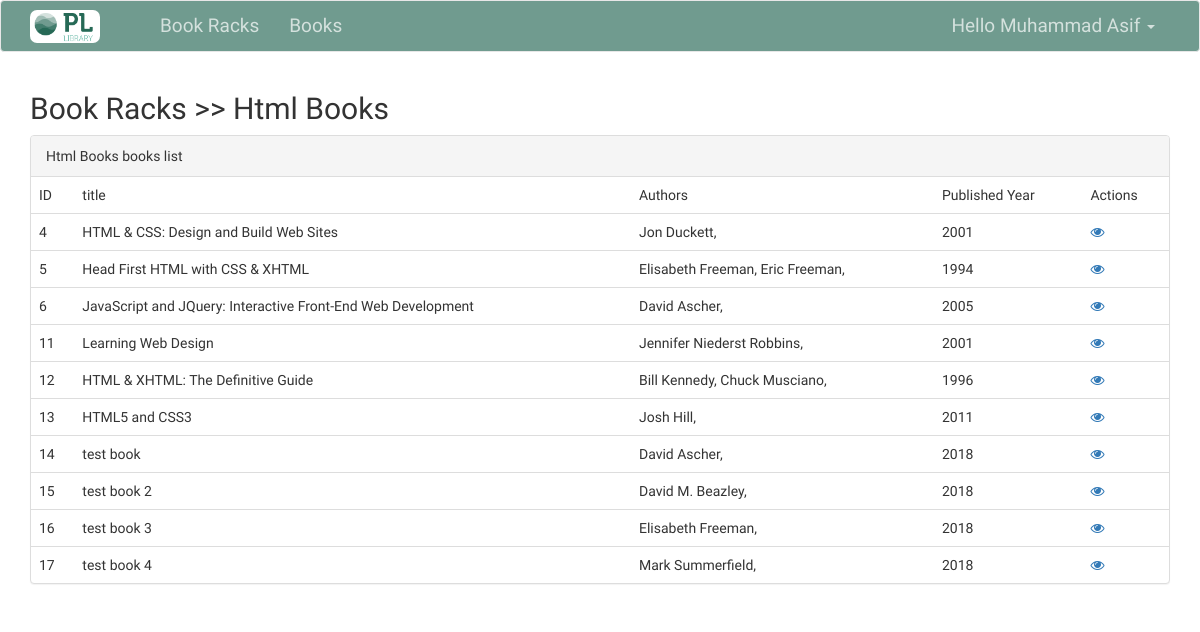
The page /book/racks/html-books/ (signed in) on the database its author committed.
### bookracks/models.py (models this page shows, shortened)
class DefaultModel(models.Model):
    created = models.DateTimeField(auto_now_add=True)
    modified = models.DateTimeField(auto_now=True)
    class Meta:
        abstract = True

class BookRack(DefaultModel):
    name = models.CharField(null=False, blank=False, max_length=255)
    slug = models.SlugField(null=True, blank=True, max_length=255, unique=True)
    description = models.TextField(null=True, blank=True)

class Book(DefaultModel):
    book_rack = models.ForeignKey(BookRack, on_delete=models.CASCADE)
    title = models.CharField(null=False, blank=False, max_length=255)
    slug = models.SlugField(null=True, blank=True, max_length=255, unique=True)
    authors = models.ManyToManyField(Author)
    published_year = models.CharField(max_length=50)
    cover_url = models.URLField(null=True, blank=True, max_length=255)

class Author(DefaultModel):
    name = models.CharField(max_length=200)
    slug = models.SlugField(null=True, blank=True, max_length=255, unique=True)

### bookracks/views.py (the view)
# urls.py: path('racks/<str:slug>/', views.RacksDetailView.as_view(), name="racks_detail"),
class RacksDetailView(LoginRequiredMixin, DetailView):
    template_name = 'bookracks/racks/detail.html'
    model = BookRack

### templates/bookracks/racks/detail.html
{% extends 'base.html' %}
{% block content %}
    <h2>Book Racks >> {{ object.name }}</h2>
    <div class="panel panel-default">
        <div class="panel-heading">{{ object.name }} books list</div>
        <div class="panel-body" style="padding: 0">
            <table class="table tabel-hover" style="margin-bottom: 0px">
                <thead>
                <tr>
                    <td>ID</td>
                    <td>title</td>
                    <td>Authors</td>
                    <td>Published Year</td>
                    <td>Actions</td>
                </tr>
                </thead>
                <tbody>
                {% for book in object.book_set.all %}
                    <tr>
                        <td>{{ book.id }}</td>
                        <td>{{ book.title }}</td>
                        <td>
                            {% for author in book.authors.all %}
                                {{ author.name }},
                            {% endfor %}
                        </td>
                        <td>{{ book.published_year }}</td>
                        <td>
                            <a href=""><i class="fa fa-eye"></i></a>
                        </td>
                    </tr>
                {% endfor %}
                </tbody>
            </table>
        </div>
    </div>
{% endblock %}

### templates/base.html (shortened to what this page needs)
{% load static %}
<!DOCTYPE html>
<html lang="en">
<head>
    <link href="https://stackpath.bootstrapcdn.com/bootstrap/3.3.7/css/bootstrap.min.css" rel="stylesheet">
    <link href="https://stackpath.bootstrapcdn.com/font-awesome/4.7.0/css/font-awesome.min.css" rel="stylesheet">
    <link href="{% static 'css/style.css' %}" type="text/css" rel="stylesheet">
</head>
<body>
<nav class="navbar navbar-default">
    <div class="container container-fluid">
        <div class="navbar-header">
            <a class="navbar-brand" href="/" style="width: 130px">
                <img src="{% static 'images/pl-lib.png' %}">
            </a>
        </div>
        <div id="navbar" class="navbar-collapse collapse">
            <ul class="nav navbar-nav">
                <li><a href="{% url 'racks:racks_list' %}">Book Racks</a></li>
                <li><a href="{% url 'racks:books_list' %}">Books</a></li>
            </ul>
            <ul class="nav navbar-nav navbar-right">
                <li class="dropdown">
                    <a href="#" class="dropdown-toggle" data-toggle="dropdown" role="button" aria-haspopup="true" aria-expanded="false">
                        Hello {{ request.user.first_name }} <span class="caret"></span>
                    </a>
                </li>
            </ul>
        </div>
    </div>
</nav>
<div class="container">
    {% block content %}{% endblock %}
</div>
</body>
</html>

### librarysys/public/css/style.css (style rules this page uses)
body { font-family: 'Crete Round', serif; }
.navbar-default { background-color: #709b8f; border-color: #e7e7e7; }
.navbar-brand img { width: 70px; position: absolute; top: 9px; border-radius: 7px; }
.navbar-default .navbar-nav>li>a { color: #d4e1dd; font-size: 19px; }

### rows shown on the page
BookRack: name "Html Books"
Book: id "4", title "HTML & CSS: Design and Build Web Sites", published_year "2001"
Author: name "Jon Duckett"
Book: id "5", title "Head First HTML with CSS & XHTML", published_year "1994"
Author: name "Elisabeth Freeman"
Author: name "Eric Freeman"
Book: id "6", title "JavaScript and JQuery: Interactive Front-End Web Development", published_year "2005"
Author: name "David Ascher"
Book: id "11", title "Learning Web Design", published_year "2001"
Author: name "Jennifer Niederst Robbins"
Book: id "12", title "HTML & XHTML: The Definitive Guide", published_year "1996"
Author: name "Bill Kennedy"
Author: name "Chuck Musciano"
Book: id "13", title "HTML5 and CSS3", published_year "2011"
Author: name "Josh Hill"
Book: id "14", title "test book", published_year "2018"
Book: id "15", title "test book 2", published_year "2018"
Author: name "David M. Beazley"
Book: id "16", title "test book 3", published_year "2018"
Book: id "17", title "test book 4", published_year "2018"
Author: name "Mark Summerfield"

### other values the page prints
{{ request.user.first_name }} "Muhammad Asif"
